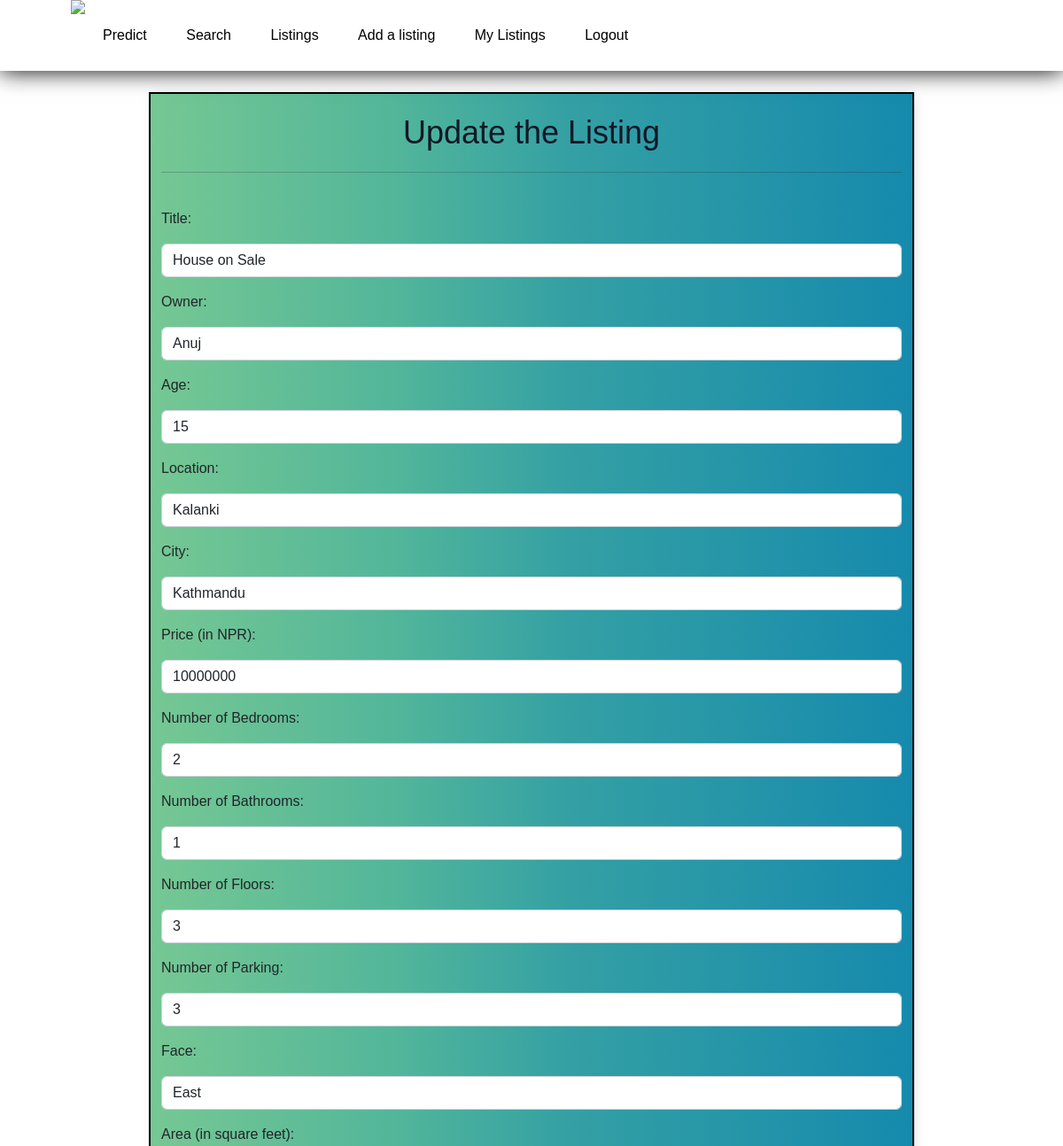
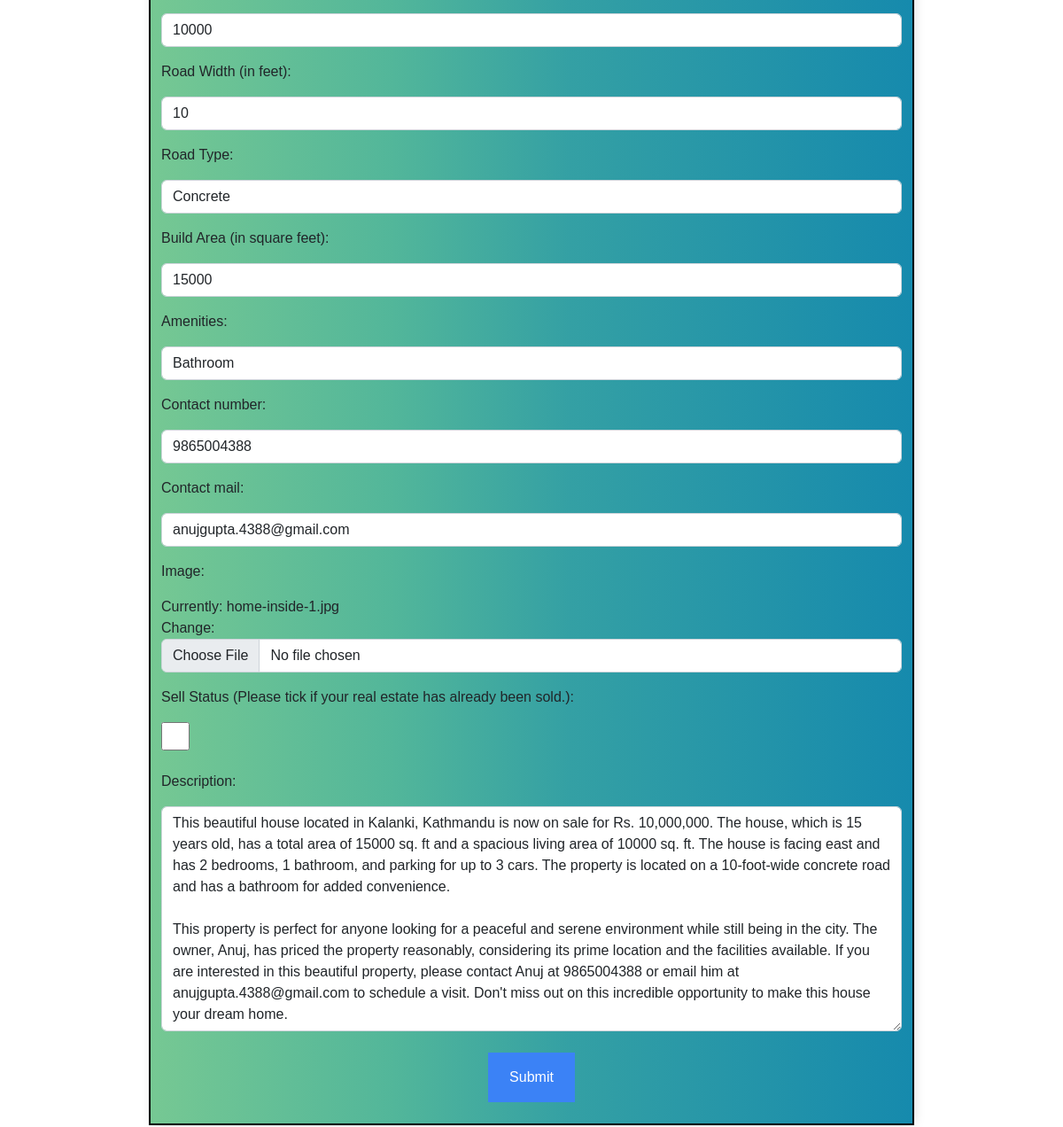
The app's page /listings/4/edit/ (signed in) with its own data (2 pictures, top to bottom).
### listings/models.py (models this page shows, shortened)
class Listing(models.Model):
    Title = models.CharField(max_length=30, default='House on Sale')
    Owner = models.CharField(max_length=30, default='Anuj')
    Age = models.IntegerField(default=10)
    slug = models.CharField(max_length=100, null=True, blank=True)
    Location = models.CharField(max_length=30, default='Kalanki')
    City = models.CharField(max_length=30, default='Kathmandu')
    Price = models.IntegerField(default=9999999)
    Bedroom = models.IntegerField(default=1)
    Bathroom = models.IntegerField(default=1)
    Floors = models.IntegerField(default=1)
    Parking = models.IntegerField(default=1)
    Face = models.CharField(max_length=30, default="East")
    Area = models.IntegerField(default=100)
    Road_Width = models.IntegerField(default=0)
    Road_Type = models.CharField(max_length=30, default="Concrete")
    Build_Area = models.IntegerField(default=100)
    Amenities = models.CharField(max_length=30, default="Bathroom")
    Contact_number = models.IntegerField(default=9845654321)
    Contact_mail = models.EmailField(max_length=30, default='admin@gmail.com')
    Image = models.ImageField(max_length = 254)
    user = models.ForeignKey(User, on_delete=models.SET_NULL,null=True)
    is_sold = models.BooleanField(default=False)
    Description = models.CharField(max_length=1000, default="Please describe your estate here. You may also justify the price of your estate here.")
    likes = models.ManyToManyField(User, related_name='estate')

### listings/views.py (the view, shortened to what this page needs)
# urls.py: path('listings/<pk>/edit/', listing_update.as_view(), name='listing_update'),
class listing_update(LoginRequiredMixin, UpdateView):
    model = Listing
    form_class = ListingForm
    template_name = 'listing_update.html'
    success_url = reverse_lazy('user_specific_listings')

### templates/listing_update.html (shortened to what this page needs)
{% extends "base.html" %}
    {% block content %}
    <div class="container"><br>
        <center><h1 class="text-4xl text-gray-900">Update the Listing</h1></center>
        <br><hr><br>
        <form method="post" enctype="multipart/form-data">
            {{form.as_p}}
            <br><center><button class="flex items-center px-4 py-3 text-white bg-blue-500 hover:bg-blue-400" type="submit">Submit</button></center><br>
        </form>
    </div>
    {% endblock %}

### static/style.css (style rules this page uses)
.container { max-width: 1550px; margin: auto; background-color: rgba(136, 5, 5, 0.421); -webkit-box-shadow: 2px 2px 13px -4px rgba(0, 0, 0, 0.21); box-shadow: 2px 2px 13px -4px rgba(0, 0, 0, 0.21); background: linear-gradient(90deg, #76C893 0%, #52B69A 32%, #34A0A4 55%, #168AAD 100%); border: 2px solid #000 }
label { display: block; margin: 16px 0; }
body { background-size: cover; background-image: url('https://images.pexels.com/photos/235985/pexels-photo-235985.jpeg?auto=compress&cs=tinysrgb&w=1260&h=750&dpr=1'); font-family: sans-serif; margin-top: 80px; padding: 80px; }

### records on screen
Listing: Title "House on Sale", Owner "Anuj", Age "15", Location "Kalanki", City "Kathmandu", Price "10000000", Bedroom "2", Bathroom "1", Floors "3", Parking "3", Face "East", Area "10000", Road_Width "10", Road_Type "Concrete", Build_Area "15000", Amenities "Bathroom", Contact_number "9865004388", Contact_mail "anujgupta.4388@gmail.com", Description "This beautiful house located in Kalanki, Kathmandu is now on sale for Rs. 10,000,000. The house, which is 15 years old, has a total area of 15000 sq. ft and a spacious living area of 10000 sq. ft. The house is facing east and has 2 bedrooms, 1 bathroom, and parking for up to 3 cars. The property is located on a 10-foot-wide concrete road and has a bathroom for added convenience. This property is perfect for anyone looking for a peaceful and serene environment while still being in the city. The owner, Anuj, has priced the property reasonably, considering its prime location and the facilities available. If you are interested in this beautiful property, please contact Anuj at 9865004388 or…"
